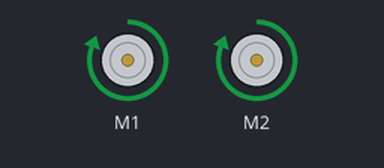
A sketch run on a simulated Arduino Uno, built with avr-gcc and run on an emulated ATmega328P. Parts: 2 × DC motor (green arrow = forward, orange = backward, longer = faster).

Above: at 1.0 s.
At 3.0 s:
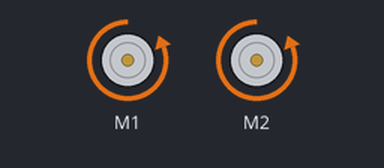
At 5.0 s:
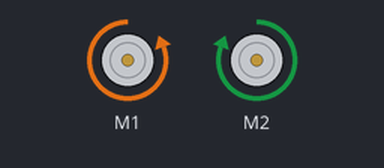
At 7.0 s:
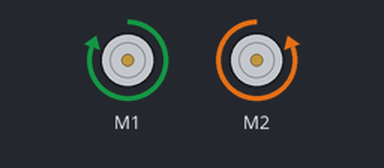
Timing chart, 0 to 10.4 s (numbered marks = the images above):
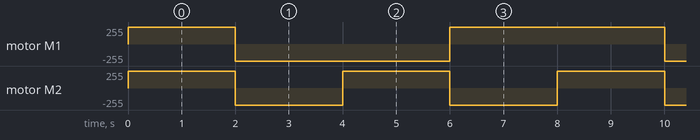

Measured:
- by itself, motor M1: repeats every 8.0 s: backward 255/255 4.0 s, forward 255/255 4.0 s
- by itself, motor M2: alternates forward 255/255 for 2.0 s and backward 255/255 for 2.0 s

The sketch:

_03_ExemploMotores.ino
```cpp
//deve-se obrigatoriamente fazer referência à biblioteca da placa
#include <AFMotor.h>
/*
  Esta biblioteca facilita bastante a programação para controlar os motores,
  pois ela já faz todo trabalho complexo.

  Basta informar através de instruções simples o que deseja exatamente que ela faça,
  por exemplo, se desejar que ela controle o motor Direito para frente,
  basta digitar em seu programa o comando "motorDireito.run(FORWARD);",
  desde que os fios do motor estejam inseridos de forma correta na placa.

  Se não fosse por esta biblioteca,
  precisaríamos de muitas linhas de codificação para obter o mesmo resultado.
*/

// Devemos criar os dois objetos que representarão os motores no código
AF_DCMotor motorEsquerdo(1); // define o motor esquerdo no terminal M1 da placa
AF_DCMotor motorDireito(2); //define  o motor direito no terminal M2 da placa
/*
  Nas duas linhas acima, criamos um objeto que representará os nossos motores em tempo de execução (programa rodando no robô),
  desta forma para enviar uma instrução para o motor esquerdo,
  basta passar a instrução desejada para o objeto correspondente:

  Exemplo,
  "gire o motor esquerdo com metade da velocidade média..." deve ser codificada assim:

  motorEsquerdo.setSpeed(127); //define a velocidade entre 0 (mínima) e 255 (máxima)
  motorEsquerdo.run(BACKWARD); //Motor roda em sentido anti-horário

*/

void setup() {
  //liga o motor esquerdo
  motorEsquerdo.setSpeed(255); // define a velocidade máxima dos motores (0 indica velocidade nula, 255 indica velocidade máxima)
  motorEsquerdo.run(RELEASE);  // garante que o motor fica parado, pois no momento queremos apenas atribuir a velocidade a ser desenvolvida.

  //liga o motor direito
  motorDireito.setSpeed(255);
  motorDireito.run(RELEASE);
}


void loop() {
  //ANDAR PRA FRENTE
  motorEsquerdo.run(FORWARD); //dois motores para frente
  motorDireito.run(FORWARD);
  delay(2000); //aguarda 2 segundos = 2000 milisegundos

  //ANDAR PRA TRÁS
  motorEsquerdo.run(BACKWARD); //dois motores para trás
  motorDireito.run(BACKWARD);
  delay(2000); //aguarda 2 segundos = 2000 milisegundos

  //GIRAR PRA ESQUERDA
  motorEsquerdo.run(BACKWARD); //esquerdo para trás
  motorDireito.run(FORWARD); //direito para frente
  delay(2000); //aguarda 2 segundos = 2000 milisegundos

  //GIRAR PARA DIREITA
  motorEsquerdo.run(FORWARD); //esquerdo para frente
  motorDireito.run(BACKWARD); //direito para trás
  delay(2000); //aguarda 2 segundos = 2000 milisegundos
}
```
